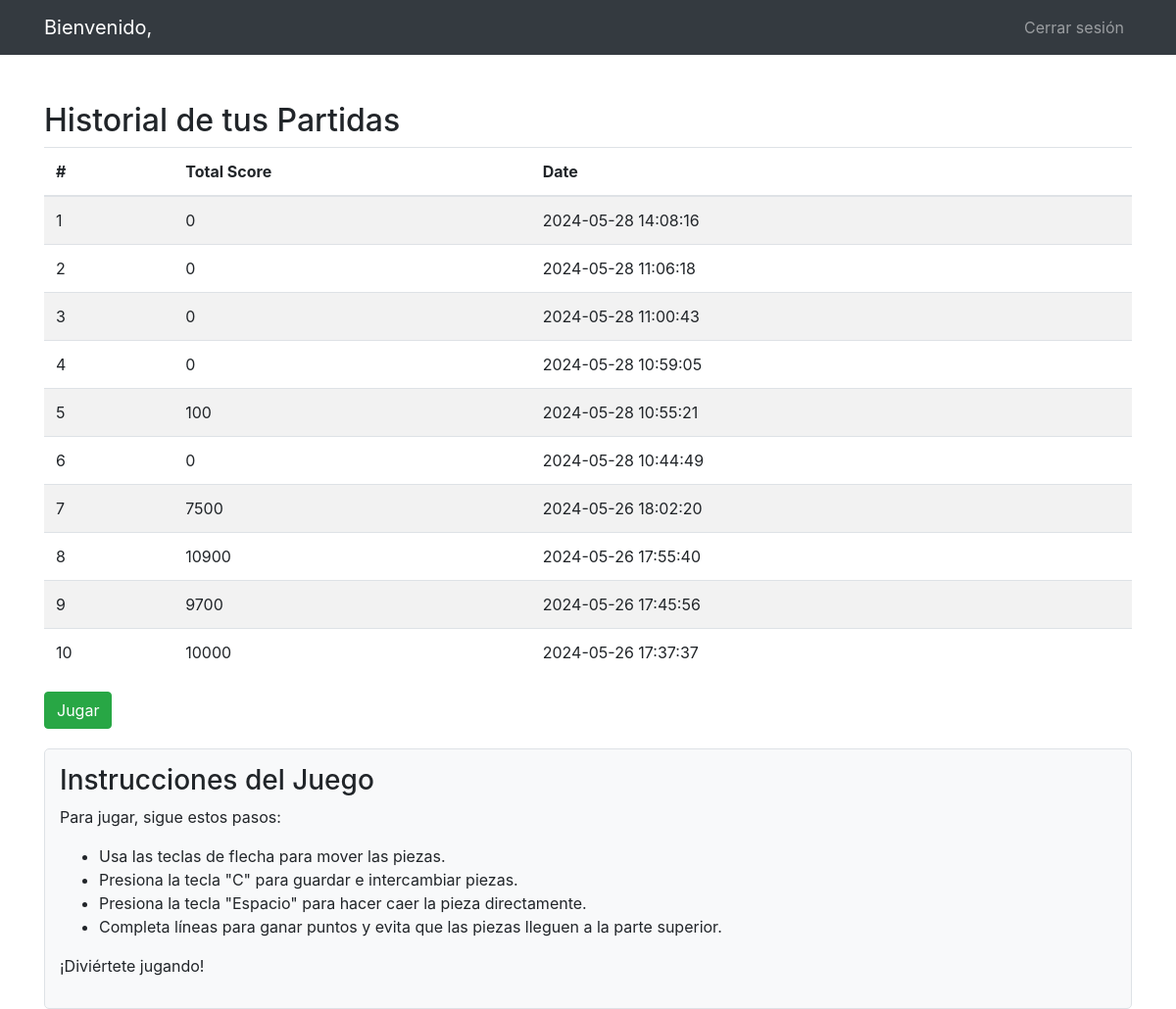
Screenshot of /usuario.php (signed in) with the database file from the repository.
### tables this page shows
CREATE TABLE `partida` (
  `id_partida` int NOT NULL,
  `id_usuario` int DEFAULT NULL,
  `puntuaje_total` int DEFAULT NULL,
  `fecha` timestamp NOT NULL DEFAULT CURRENT_TIMESTAMP
);

### usuario.php (the view, shortened to what this page needs)
<?php
$id_usuario = $_SESSION["id_usuario"];
try {
    $pdo = new PDO(DSN, DB_USERNAME, DB_PASSWORD);
    $pdo->setAttribute(PDO::ATTR_ERRMODE, PDO::ERRMODE_EXCEPTION);
    $query = "SELECT * FROM partida WHERE id_usuario = :id_usuario ORDER BY fecha DESC LIMIT 10";
    $stmt = $pdo->prepare($query);
    $stmt->bindParam(":id_usuario", $id_usuario, PDO::PARAM_INT);
    $stmt->execute();
    $partidas = $stmt->fetchAll(PDO::FETCH_ASSOC);
} catch (PDOException $e) {
    echo "Error al obtener las partidas: " . $e->getMessage();
    exit();
}
?>
<!DOCTYPE html>
<html lang="en">
<head>
    <link rel="stylesheet" href="https://stackpath.bootstrapcdn.com/bootstrap/4.5.2/css/bootstrap.min.css">
</head>
<body>
    <?php include_once "header.php";?>
    <div class="container mt-5">
    <h2>Historial de tus Partidas</h2>
    <div class="table-responsive">
        <table class="table table-striped">
            <thead>
            <tr>
                <th>#</th>
                <th>Total Score</th>
                <th>Date</th>
            </tr>
            </thead>
            <tbody>
            <?php foreach ($partidas as $index => $partida): ?>
                <tr>
                    <td><?php echo $index + 1; ?></td>
                    <td><?php echo $partida['puntuaje_total']; ?></td>
                    <td><?php echo $partida['fecha']; ?></td>
                </tr>
            <?php endforeach; ?>
            </tbody>
        </table>
    </div>
    <a href="tetris.php" class="btn btn-success">Jugar</a>
    <div class="instrucciones">
            <h3>Instrucciones del Juego</h3>
            <p>Para jugar, sigue estos pasos:</p>
            <ul>
                <li>Usa las teclas de flecha para mover las piezas.</li>
                <li>Presiona la tecla "C" para guardar e intercambiar piezas.</li>
                <li>Presiona la tecla "Espacio" para hacer caer la pieza directamente.</li>
                <li>Completa líneas para ganar puntos y evita que las piezas lleguen a la parte superior.</li>
            </ul>
            <p>¡Diviértete jugando!</p>
        </div>
</div>
</body>
</html>

### usuario.php (style rules this page uses)
.instrucciones { margin-top: 20px; padding: 15px; background-color: #f8f9fa; border: 1px solid #dee2e6; border-radius: 5px; }

### rows the page displays
partida: puntuaje_total "0", fecha "2024-05-28 14:08:16"
partida: puntuaje_total "0", fecha "2024-05-28 11:06:18"
partida: puntuaje_total "0", fecha "2024-05-28 11:00:43"
partida: puntuaje_total "0", fecha "2024-05-28 10:59:05"
partida: puntuaje_total "100", fecha "2024-05-28 10:55:21"
partida: puntuaje_total "0", fecha "2024-05-28 10:44:49"
partida: puntuaje_total "7500", fecha "2024-05-26 18:02:20"
partida: puntuaje_total "10900", fecha "2024-05-26 17:55:40"
partida: puntuaje_total "9700", fecha "2024-05-26 17:45:56"
partida: puntuaje_total "10000", fecha "2024-05-26 17:37:37"
